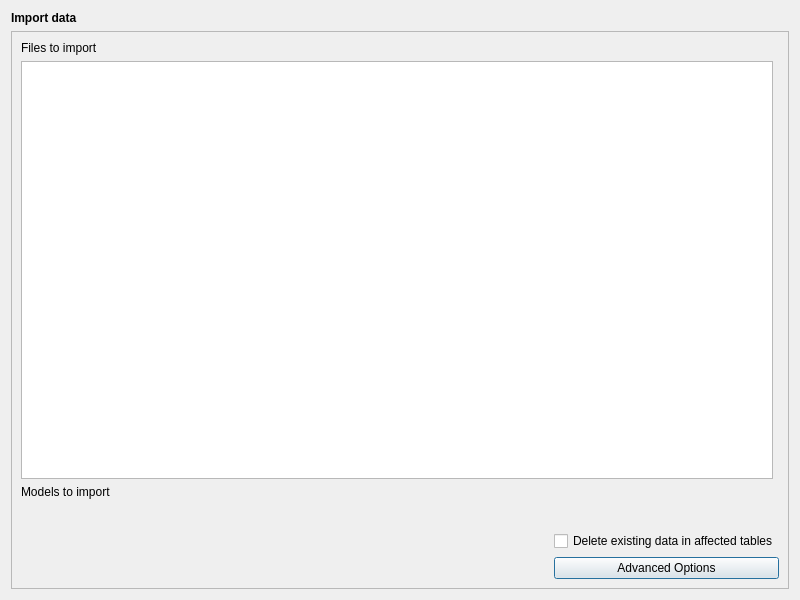
<?xml version="1.0" encoding="UTF-8"?>
<ui version="4.0">
 <class>InterlisImport</class>
 <widget class="QDialog" name="InterlisImport">
  <property name="geometry">
   <rect>
    <x>0</x>
    <y>0</y>
    <width>800</width>
    <height>600</height>
   </rect>
  </property>
  <property name="windowTitle">
   <string>Select Files</string>
  </property>
  <layout class="QGridLayout" name="gridLayout">
   <item row="1" column="0">
    <widget class="QLabel" name="description">
     <property name="minimumSize">
      <size>
       <width>0</width>
       <height>0</height>
      </size>
     </property>
     <property name="font">
      <font>
       <weight>75</weight>
       <bold>true</bold>
      </font>
     </property>
     <property name="text">
      <string>Import data</string>
     </property>
     <property name="alignment">
      <set>Qt::AlignLeading|Qt::AlignLeft|Qt::AlignTop</set>
     </property>
     <property name="wordWrap">
      <bool>true</bool>
     </property>
    </widget>
   </item>
   <item row="2" column="0">
    <widget class="QFrame" name="content_frame">
     <property name="frameShape">
      <enum>QFrame::StyledPanel</enum>
     </property>
     <property name="frameShadow">
      <enum>QFrame::Raised</enum>
     </property>
     <layout class="QGridLayout" name="gridLayout_3">
      <item row="4" column="0" colspan="2">
       <widget class="ModelListView" name="model_list_view" native="true"/>
      </item>
      <item row="1" column="0">
       <widget class="QTableView" name="file_table_view">
        <property name="sortingEnabled">
         <bool>true</bool>
        </property>
       </widget>
      </item>
      <item row="6" column="0" colspan="2">
       <layout class="QGridLayout" name="gridLayout_2">
        <item row="0" column="1">
         <widget class="QCheckBox" name="chk_delete_data">
          <property name="toolTip">
           <string>Delete existing data including dependencies like catalogues etc.</string>
          </property>
          <property name="text">
           <string>Delete existing data in affected tables</string>
          </property>
         </widget>
        </item>
        <item row="1" column="0">
         <spacer name="horizontalSpacer">
          <property name="orientation">
           <enum>Qt::Horizontal</enum>
          </property>
          <property name="sizeHint" stdset="0">
           <size>
            <width>563</width>
            <height>20</height>
           </size>
          </property>
         </spacer>
        </item>
        <item row="1" column="1">
         <widget class="QPushButton" name="ili2db_options_button">
          <property name="text">
           <string>Advanced Options</string>
          </property>
         </widget>
        </item>
       </layout>
      </item>
      <item row="0" column="0">
       <widget class="QLabel" name="file_label">
        <property name="text">
         <string>Files to import</string>
        </property>
       </widget>
      </item>
      <item row="3" column="0">
       <widget class="QLabel" name="model_label">
        <property name="text">
         <string>Models to import</string>
        </property>
       </widget>
      </item>
      <item row="5" column="0">
       <widget class="QLabel" name="toml_file_info_label">
        <property name="maximumSize">
         <size>
          <width>580</width>
          <height>16777215</height>
         </size>
        </property>
        <property name="text">
         <string/>
        </property>
       </widget>
      </item>
     </layout>
    </widget>
   </item>
  </layout>
 </widget>
 <customwidgets>
  <customwidget>
   <class>ModelListView</class>
   <extends></extends>
   <header>QgisModelBaker.gui.options</header>
   <container>1</container>
  </customwidget>
 </customwidgets>
 <resources/>
 <connections/>
</ui>
